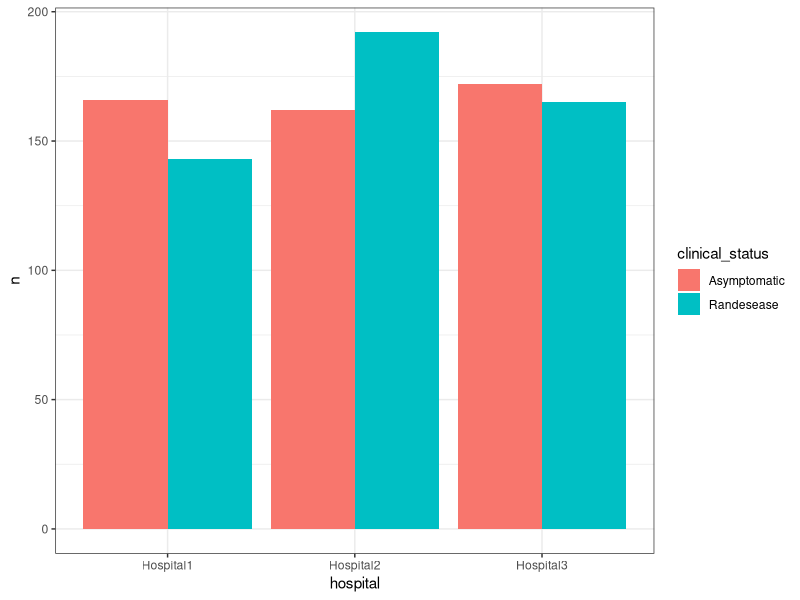
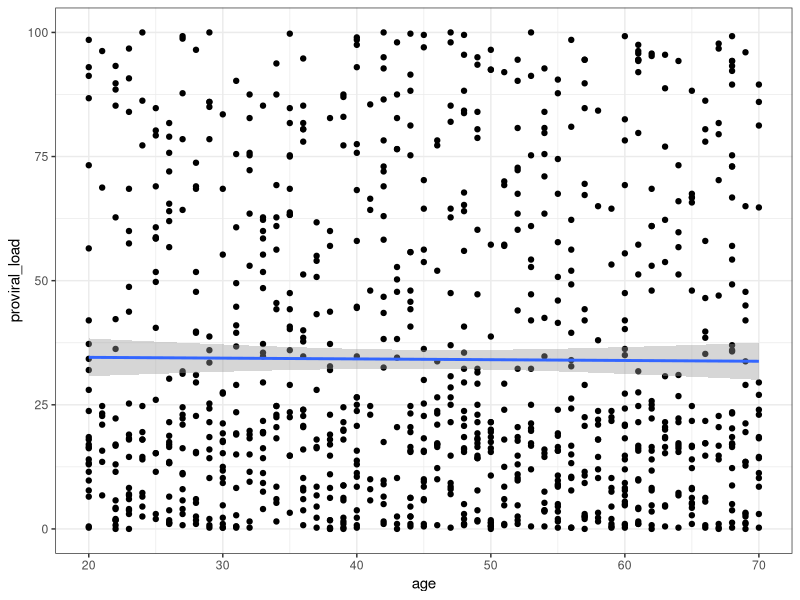
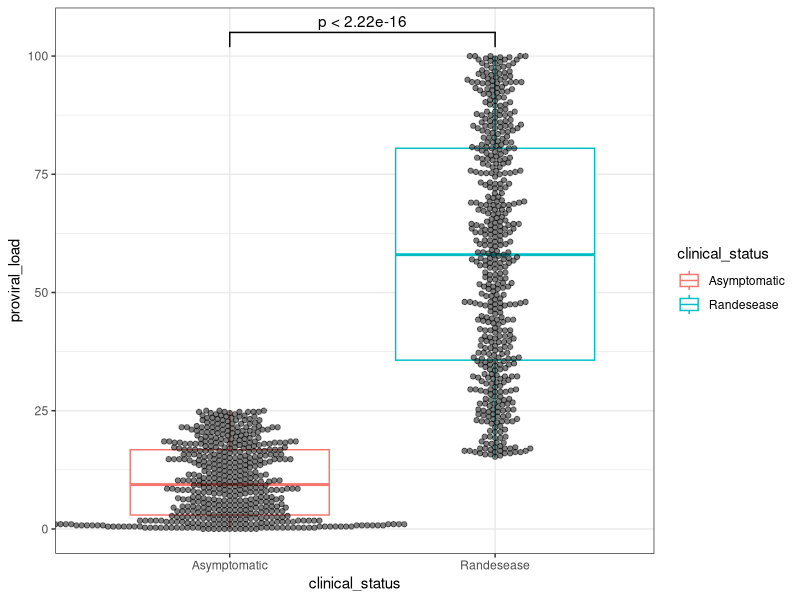
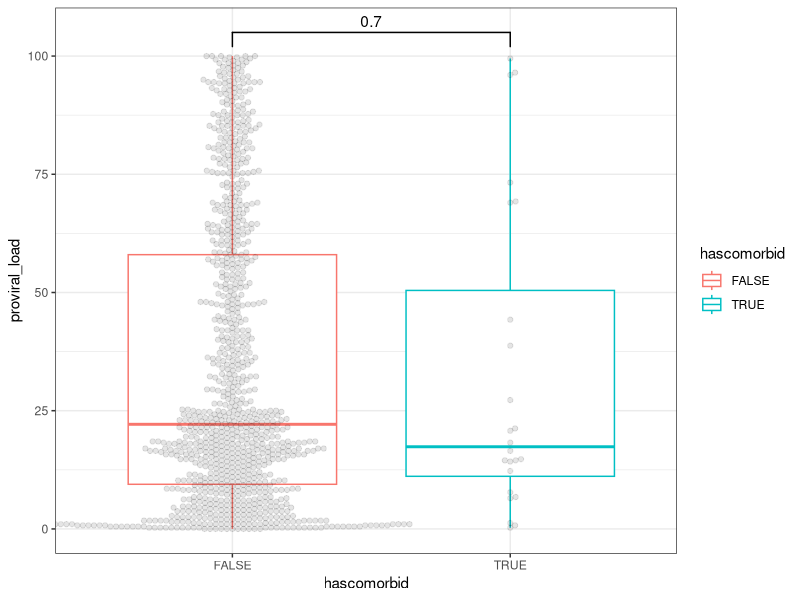
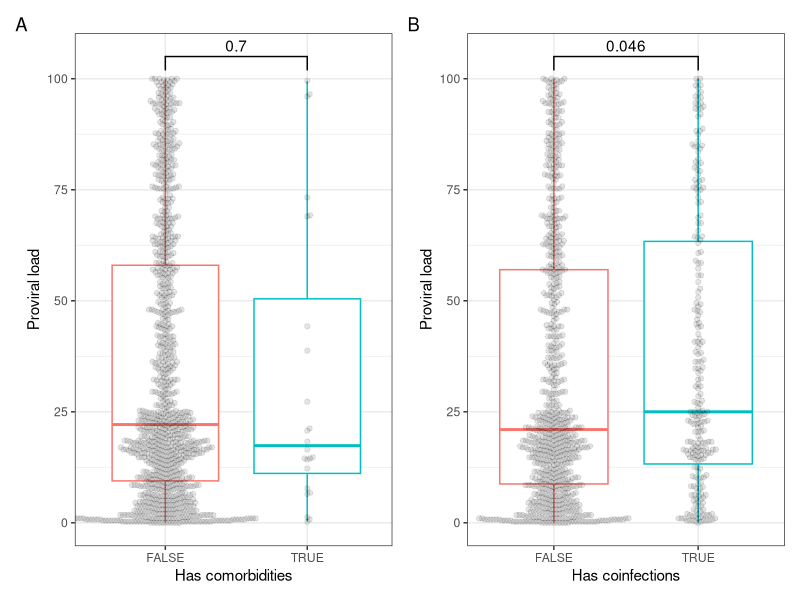

The R script that drew these images, in order:
## ---- chunk 1
    # code_folding: hide


knitr::opts_chunk$set(echo = FALSE)
knitr::opts_chunk$set(eval = FALSE)

library(tidyverse)

## ---- chunk 2
subjectinfo <- readr::read_tsv("../data/SubjectInfoHumanRandoVirus.tsv", 
                show_col_types = FALSE)
## ---- chunk 3
nrow(subjectinfo)
count(subjectinfo, hospital)
## ---- chunk 4
subjectinfo %>%
  count(hospital, clinical_status) %>%
  ggplot() + 
  geom_bar(aes(x = hospital, fill = clinical_status, y = n), stat = "identity", 
           position = "dodge") + 
  theme_bw()
## ---- chunk 5
subjectinfo %>% filter(is.na(age)) %>% nrow()

subjectinfo %>%
  filter(!is.na(age)) %>%
  ggplot(aes(x = age, y = proviral_load)) +
  geom_point() + 
  geom_smooth(method = "lm") + theme_bw()

## ---- chunk 6
subjectinfo %>%
  ggplot(aes(x = clinical_status, y = proviral_load)) + 
  geom_boxplot(aes(col = clinical_status)) + 
  ggbeeswarm::geom_beeswarm(alpha = 0.5) + 
  ggsignif::geom_signif(comparisons = list(c(1, 2))) + 
  theme_bw()
## ---- chunk 7
subjectinfo %>%
  mutate(hascomorbid = !is.na(comorbidities)) %>%
  ggplot(aes(x = hascomorbid, y = proviral_load)) + 
  geom_boxplot(aes(col = hascomorbid)) + 
  ggbeeswarm::geom_beeswarm(alpha = 0.1) + 
  ggsignif::geom_signif(comparisons = list(c(1, 2))) + 
  theme_bw()

## ---- chunk 8
library(patchwork)

p1 <- subjectinfo %>%
  mutate(hascomorbid = !is.na(comorbidities)) %>%
  ggplot(aes(x = hascomorbid, y = proviral_load)) + 
  geom_boxplot(aes(col = hascomorbid)) + 
  ggbeeswarm::geom_beeswarm(alpha = 0.1) + 
  ggsignif::geom_signif(comparisons = list(c(1, 2))) + 
  theme_bw() + 
  labs(y = "Proviral load", x = "Has comorbidities") + 
  theme(legend.position = "none")

p2 <- subjectinfo %>%
  mutate(hascoinf = !is.na(coinfections)) %>%
  ggplot(aes(x = hascoinf, y = proviral_load)) + 
  geom_boxplot(aes(col = hascoinf)) + 
  ggbeeswarm::geom_beeswarm(alpha = 0.1) + 
  ggsignif::geom_signif(comparisons = list(c(1, 2))) + 
  theme_bw() + 
  labs(y = "Proviral load", x = "Has coinfections") + 
  theme(legend.position = "none")

p1 + p2 + plot_annotation(tag_levels = "A")


